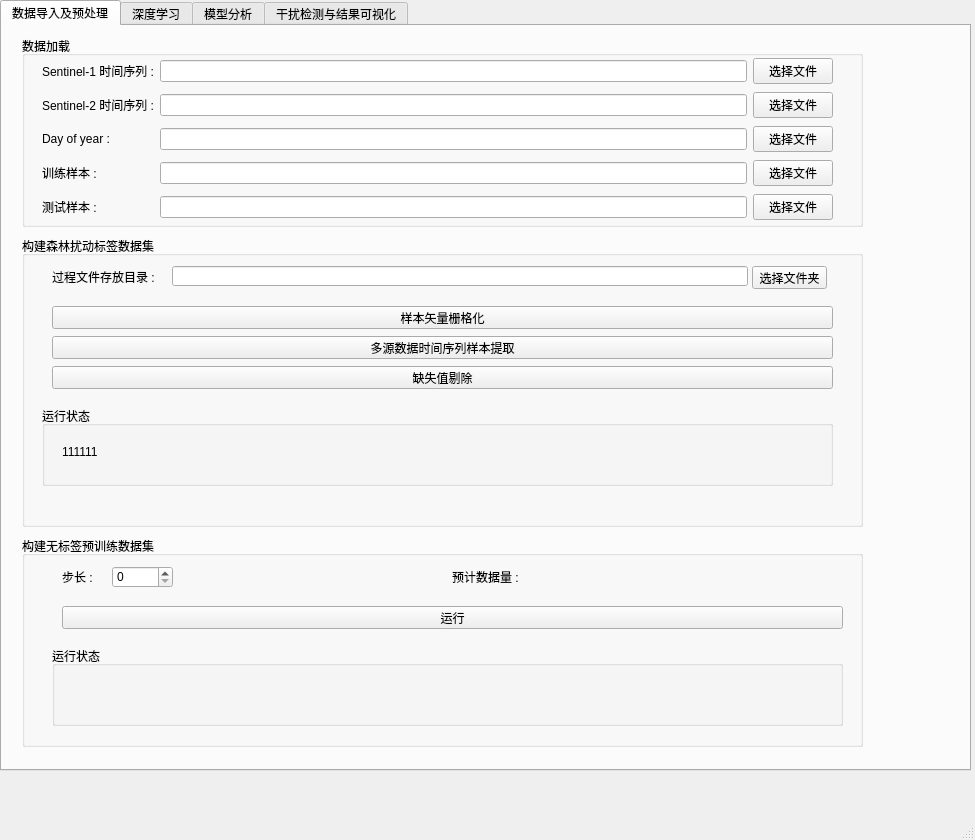
<?xml version="1.0" encoding="UTF-8"?>
<ui version="4.0">
 <class>mainWindow</class>
 <widget class="QMainWindow" name="mainWindow">
  <property name="geometry">
   <rect>
    <x>0</x>
    <y>0</y>
    <width>975</width>
    <height>840</height>
   </rect>
  </property>
  <property name="windowTitle">
   <string>基于多源时间序列遥感和深度学习的森林扰动检测系统V1.0</string>
  </property>
  <property name="unifiedTitleAndToolBarOnMac">
   <bool>false</bool>
  </property>
  <widget class="QWidget" name="centralwidget">
   <widget class="QTabWidget" name="tabWidget">
    <property name="geometry">
     <rect>
      <x>0</x>
      <y>0</y>
      <width>971</width>
      <height>771</height>
     </rect>
    </property>
    <property name="currentIndex">
     <number>0</number>
    </property>
    <widget class="QWidget" name="data_process">
     <property name="accessibleName">
      <string>遥感数据处理</string>
     </property>
     <attribute name="title">
      <string>数据导入及预处理</string>
     </attribute>
     <widget class="QGroupBox" name="groupBox">
      <property name="geometry">
       <rect>
        <x>20</x>
        <y>10</y>
        <width>841</width>
        <height>191</height>
       </rect>
      </property>
      <property name="title">
       <string>数据加载</string>
      </property>
      <widget class="QWidget" name="layoutWidget">
       <property name="geometry">
        <rect>
         <x>20</x>
         <y>20</y>
         <width>791</width>
         <height>170</height>
        </rect>
       </property>
       <layout class="QGridLayout" name="gridLayout">
        <item row="0" column="0">
         <widget class="QLabel" name="label">
          <property name="text">
           <string>Sentinel-1 时间序列 :</string>
          </property>
         </widget>
        </item>
        <item row="0" column="1">
         <widget class="QLineEdit" name="lineEdit"/>
        </item>
        <item row="0" column="2">
         <widget class="QPushButton" name="pushButton">
          <property name="text">
           <string>选择文件</string>
          </property>
         </widget>
        </item>
        <item row="1" column="0">
         <widget class="QLabel" name="label_2">
          <property name="text">
           <string>Sentinel-2 时间序列 :</string>
          </property>
         </widget>
        </item>
        <item row="1" column="1">
         <widget class="QLineEdit" name="lineEdit_2"/>
        </item>
        <item row="1" column="2">
         <widget class="QPushButton" name="pushButton_2">
          <property name="text">
           <string>选择文件</string>
          </property>
         </widget>
        </item>
        <item row="2" column="0">
         <widget class="QLabel" name="label_3">
          <property name="text">
           <string>Day of year :</string>
          </property>
         </widget>
        </item>
        <item row="2" column="1">
         <widget class="QLineEdit" name="lineEdit_3"/>
        </item>
        <item row="2" column="2">
         <widget class="QPushButton" name="pushButton_3">
          <property name="text">
           <string>选择文件</string>
          </property>
         </widget>
        </item>
        <item row="3" column="0">
         <widget class="QLabel" name="label_4">
          <property name="text">
           <string>训练样本 :</string>
          </property>
         </widget>
        </item>
        <item row="3" column="1">
         <widget class="QLineEdit" name="lineEdit_4"/>
        </item>
        <item row="3" column="2">
         <widget class="QPushButton" name="pushButton_4">
          <property name="text">
           <string>选择文件</string>
          </property>
         </widget>
        </item>
        <item row="4" column="0">
         <widget class="QLabel" name="label_9">
          <property name="text">
           <string>测试样本 : </string>
          </property>
         </widget>
        </item>
        <item row="4" column="1">
         <widget class="QLineEdit" name="lineEdit_5"/>
        </item>
        <item row="4" column="2">
         <widget class="QPushButton" name="pushButton_5">
          <property name="text">
           <string>选择文件</string>
          </property>
         </widget>
        </item>
       </layout>
      </widget>
     </widget>
     <widget class="QGroupBox" name="groupBox_2">
      <property name="geometry">
       <rect>
        <x>20</x>
        <y>210</y>
        <width>841</width>
        <height>291</height>
       </rect>
      </property>
      <property name="title">
       <string>构建森林扰动标签数据集</string>
      </property>
      <widget class="QLabel" name="label_10">
       <property name="geometry">
        <rect>
         <x>30</x>
         <y>30</y>
         <width>121</width>
         <height>21</height>
        </rect>
       </property>
       <property name="text">
        <string>过程文件存放目录 : </string>
       </property>
      </widget>
      <widget class="QLineEdit" name="lineEdit_6">
       <property name="geometry">
        <rect>
         <x>150</x>
         <y>30</y>
         <width>576</width>
         <height>20</height>
        </rect>
       </property>
      </widget>
      <widget class="QPushButton" name="pushButton_6">
       <property name="geometry">
        <rect>
         <x>730</x>
         <y>30</y>
         <width>75</width>
         <height>23</height>
        </rect>
       </property>
       <property name="text">
        <string>选择文件夹</string>
       </property>
      </widget>
      <widget class="QPushButton" name="pushButton_8">
       <property name="geometry">
        <rect>
         <x>30</x>
         <y>70</y>
         <width>781</width>
         <height>23</height>
        </rect>
       </property>
       <property name="text">
        <string>样本矢量栅格化</string>
       </property>
      </widget>
      <widget class="QGroupBox" name="groupBox_4">
       <property name="geometry">
        <rect>
         <x>20</x>
         <y>170</y>
         <width>791</width>
         <height>80</height>
        </rect>
       </property>
       <property name="title">
        <string>运行状态</string>
       </property>
       <widget class="QLabel" name="label_7">
        <property name="geometry">
         <rect>
          <x>20</x>
          <y>20</y>
          <width>751</width>
          <height>51</height>
         </rect>
        </property>
        <property name="text">
         <string>111111</string>
        </property>
       </widget>
      </widget>
      <widget class="QPushButton" name="pushButton_27">
       <property name="geometry">
        <rect>
         <x>30</x>
         <y>100</y>
         <width>781</width>
         <height>23</height>
        </rect>
       </property>
       <property name="text">
        <string>多源数据时间序列样本提取</string>
       </property>
      </widget>
      <widget class="QPushButton" name="pushButton_29">
       <property name="geometry">
        <rect>
         <x>30</x>
         <y>130</y>
         <width>781</width>
         <height>23</height>
        </rect>
       </property>
       <property name="text">
        <string>缺失值剔除</string>
       </property>
      </widget>
     </widget>
     <widget class="QGroupBox" name="groupBox_3">
      <property name="geometry">
       <rect>
        <x>20</x>
        <y>510</y>
        <width>841</width>
        <height>211</height>
       </rect>
      </property>
      <property name="title">
       <string>构建无标签预训练数据集</string>
      </property>
      <widget class="QLabel" name="label_11">
       <property name="geometry">
        <rect>
         <x>40</x>
         <y>30</y>
         <width>51</width>
         <height>21</height>
        </rect>
       </property>
       <property name="text">
        <string>步长 : </string>
       </property>
      </widget>
      <widget class="QPushButton" name="pushButton_7">
       <property name="geometry">
        <rect>
         <x>40</x>
         <y>70</y>
         <width>781</width>
         <height>23</height>
        </rect>
       </property>
       <property name="text">
        <string>运行</string>
       </property>
      </widget>
      <widget class="QSpinBox" name="spinBox">
       <property name="geometry">
        <rect>
         <x>90</x>
         <y>30</y>
         <width>61</width>
         <height>22</height>
        </rect>
       </property>
      </widget>
      <widget class="QGroupBox" name="groupBox_5">
       <property name="geometry">
        <rect>
         <x>30</x>
         <y>110</y>
         <width>791</width>
         <height>80</height>
        </rect>
       </property>
       <property name="title">
        <string>运行状态</string>
       </property>
      </widget>
      <widget class="QLabel" name="label_40">
       <property name="geometry">
        <rect>
         <x>430</x>
         <y>30</y>
         <width>91</width>
         <height>21</height>
        </rect>
       </property>
       <property name="text">
        <string>预计数据量 : </string>
       </property>
      </widget>
     </widget>
    </widget>
    <widget class="QWidget" name="model_train">
     <property name="accessibleName">
      <string>深度学习模型训练</string>
     </property>
     <attribute name="title">
      <string>深度学习</string>
     </attribute>
     <widget class="QGroupBox" name="groupBox_6">
      <property name="geometry">
       <rect>
        <x>10</x>
        <y>10</y>
        <width>451</width>
        <height>651</height>
       </rect>
      </property>
      <property name="title">
       <string>无监督预训练</string>
      </property>
      <widget class="QPushButton" name="pushButton_10">
       <property name="geometry">
        <rect>
         <x>330</x>
         <y>40</y>
         <width>81</width>
         <height>23</height>
        </rect>
       </property>
       <property name="text">
        <string>选择文件</string>
       </property>
      </widget>
      <widget class="QLineEdit" name="lineEdit_9">
       <property name="geometry">
        <rect>
         <x>130</x>
         <y>40</y>
         <width>181</width>
         <height>20</height>
        </rect>
       </property>
      </widget>
      <widget class="QLabel" name="label_14">
       <property name="geometry">
        <rect>
         <x>30</x>
         <y>40</y>
         <width>81</width>
         <height>23</height>
        </rect>
       </property>
       <property name="text">
        <string>无标签数据集 :</string>
       </property>
      </widget>
      <widget class="QLabel" name="label_16">
       <property name="geometry">
        <rect>
         <x>30</x>
         <y>80</y>
         <width>91</width>
         <height>23</height>
        </rect>
       </property>
       <property name="text">
        <string>扰动检测模型 : </string>
       </property>
      </widget>
      <widget class="QComboBox" name="comboBox">
       <property name="geometry">
        <rect>
         <x>130</x>
         <y>80</y>
         <width>281</width>
         <height>22</height>
        </rect>
       </property>
       <item>
        <property name="text">
         <string>IRMST</string>
        </property>
       </item>
       <item>
        <property name="text">
         <string>Doy as band</string>
        </property>
       </item>
       <item>
        <property name="text">
         <string>Doy as pe</string>
        </property>
       </item>
       <item>
        <property name="text">
         <string>No doy</string>
        </property>
       </item>
      </widget>
      <widget class="QGroupBox" name="groupBox_8">
       <property name="geometry">
        <rect>
         <x>30</x>
         <y>230</y>
         <width>381</width>
         <height>151</height>
        </rect>
       </property>
       <property name="title">
        <string>训练状态</string>
       </property>
       <widget class="QLabel" name="label_5">
        <property name="geometry">
         <rect>
          <x>10</x>
          <y>20</y>
          <width>351</width>
          <height>111</height>
         </rect>
        </property>
        <property name="text">
         <string>TextLabel</string>
        </property>
       </widget>
      </widget>
      <widget class="QGraphicsView" name="graphicsView">
       <property name="geometry">
        <rect>
         <x>30</x>
         <y>390</y>
         <width>381</width>
         <height>231</height>
        </rect>
       </property>
      </widget>
      <widget class="QPushButton" name="pushButton_14">
       <property name="geometry">
        <rect>
         <x>330</x>
         <y>120</y>
         <width>81</width>
         <height>23</height>
        </rect>
       </property>
       <property name="text">
        <string>选择文件</string>
       </property>
      </widget>
      <widget class="QLabel" name="label_19">
       <property name="geometry">
        <rect>
         <x>30</x>
         <y>120</y>
         <width>81</width>
         <height>23</height>
        </rect>
       </property>
       <property name="text">
        <string>权重保存路径 :</string>
       </property>
      </widget>
      <widget class="QLineEdit" name="lineEdit_12">
       <property name="geometry">
        <rect>
         <x>130</x>
         <y>120</y>
         <width>181</width>
         <height>20</height>
        </rect>
       </property>
      </widget>
      <widget class="QPushButton" name="pushButton_12">
       <property name="geometry">
        <rect>
         <x>30</x>
         <y>190</y>
         <width>381</width>
         <height>23</height>
        </rect>
       </property>
       <property name="text">
        <string>开始训练</string>
       </property>
      </widget>
     </widget>
     <widget class="QGroupBox" name="groupBox_7">
      <property name="geometry">
       <rect>
        <x>480</x>
        <y>10</y>
        <width>451</width>
        <height>651</height>
       </rect>
      </property>
      <property name="title">
       <string>监督训练</string>
      </property>
      <widget class="QPushButton" name="pushButton_11">
       <property name="geometry">
        <rect>
         <x>340</x>
         <y>40</y>
         <width>75</width>
         <height>23</height>
        </rect>
       </property>
       <property name="text">
        <string>选择文件</string>
       </property>
      </widget>
      <widget class="QLineEdit" name="lineEdit_10">
       <property name="geometry">
        <rect>
         <x>160</x>
         <y>40</y>
         <width>171</width>
         <height>20</height>
        </rect>
       </property>
      </widget>
      <widget class="QLabel" name="label_15">
       <property name="geometry">
        <rect>
         <x>30</x>
         <y>40</y>
         <width>126</width>
         <height>23</height>
        </rect>
       </property>
       <property name="text">
        <string>森林干扰类型数据集 : </string>
       </property>
      </widget>
      <widget class="QLabel" name="label_17">
       <property name="geometry">
        <rect>
         <x>30</x>
         <y>80</y>
         <width>126</width>
         <height>23</height>
        </rect>
       </property>
       <property name="text">
        <string>扰动检测模型 : </string>
       </property>
      </widget>
      <widget class="QComboBox" name="comboBox_2">
       <property name="geometry">
        <rect>
         <x>160</x>
         <y>80</y>
         <width>251</width>
         <height>22</height>
        </rect>
       </property>
       <item>
        <property name="text">
         <string>IRMST</string>
        </property>
       </item>
       <item>
        <property name="text">
         <string>Doy as band</string>
        </property>
       </item>
       <item>
        <property name="text">
         <string>Doy as pe</string>
        </property>
       </item>
       <item>
        <property name="text">
         <string>No doy</string>
        </property>
       </item>
      </widget>
      <widget class="QLabel" name="label_18">
       <property name="geometry">
        <rect>
         <x>30</x>
         <y>120</y>
         <width>126</width>
         <height>23</height>
        </rect>
       </property>
       <property name="text">
        <string>模型权重（可选） : </string>
       </property>
      </widget>
      <widget class="QLineEdit" name="lineEdit_11">
       <property name="geometry">
        <rect>
         <x>160</x>
         <y>120</y>
         <width>171</width>
         <height>20</height>
        </rect>
       </property>
      </widget>
      <widget class="QPushButton" name="pushButton_13">
       <property name="geometry">
        <rect>
         <x>340</x>
         <y>120</y>
         <width>75</width>
         <height>23</height>
        </rect>
       </property>
       <property name="text">
        <string>选择文件</string>
       </property>
      </widget>
      <widget class="QPushButton" name="pushButton_15">
       <property name="geometry">
        <rect>
         <x>340</x>
         <y>160</y>
         <width>75</width>
         <height>23</height>
        </rect>
       </property>
       <property name="text">
        <string>选择文件</string>
       </property>
      </widget>
      <widget class="QLineEdit" name="lineEdit_13">
       <property name="geometry">
        <rect>
         <x>160</x>
         <y>160</y>
         <width>171</width>
         <height>20</height>
        </rect>
       </property>
      </widget>
      <widget class="QLabel" name="label_20">
       <property name="geometry">
        <rect>
         <x>30</x>
         <y>160</y>
         <width>126</width>
         <height>23</height>
        </rect>
       </property>
       <property name="text">
        <string>权重保存路径 : </string>
       </property>
      </widget>
      <widget class="QGroupBox" name="groupBox_9">
       <property name="geometry">
        <rect>
         <x>30</x>
         <y>230</y>
         <width>381</width>
         <height>151</height>
        </rect>
       </property>
       <property name="title">
        <string>训练状态</string>
       </property>
       <widget class="QLabel" name="label_6">
        <property name="geometry">
         <rect>
          <x>10</x>
          <y>20</y>
          <width>351</width>
          <height>121</height>
         </rect>
        </property>
        <property name="text">
         <string>TextLabel</string>
        </property>
       </widget>
      </widget>
      <widget class="QPushButton" name="pushButton_16">
       <property name="geometry">
        <rect>
         <x>30</x>
         <y>190</y>
         <width>381</width>
         <height>23</height>
        </rect>
       </property>
       <property name="text">
        <string>开始训练</string>
       </property>
      </widget>
      <widget class="QGraphicsView" name="graphicsView_2">
       <property name="geometry">
        <rect>
         <x>30</x>
         <y>390</y>
         <width>381</width>
         <height>231</height>
        </rect>
       </property>
      </widget>
     </widget>
    </widget>
    <widget class="QWidget" name="feature_analysis">
     <property name="accessibleName">
      <string>时间序列特征分析</string>
     </property>
     <attribute name="title">
      <string>模型分析</string>
     </attribute>
     <widget class="QGroupBox" name="groupBox_15">
      <property name="geometry">
       <rect>
        <x>10</x>
        <y>10</y>
        <width>931</width>
        <height>201</height>
       </rect>
      </property>
      <property name="title">
       <string>数据加载</string>
      </property>
      <widget class="QLineEdit" name="lineEdit_17">
       <property name="geometry">
        <rect>
         <x>198</x>
         <y>90</y>
         <width>576</width>
         <height>20</height>
        </rect>
       </property>
      </widget>
      <widget class="QPushButton" name="pushButton_24">
       <property name="geometry">
        <rect>
         <x>780</x>
         <y>89</y>
         <width>75</width>
         <height>23</height>
        </rect>
       </property>
       <property name="text">
        <string>选择文件</string>
       </property>
      </widget>
      <widget class="QLineEdit" name="lineEdit_18">
       <property name="geometry">
        <rect>
         <x>198</x>
         <y>61</y>
         <width>576</width>
         <height>20</height>
        </rect>
       </property>
      </widget>
      <widget class="QPushButton" name="pushButton_25">
       <property name="geometry">
        <rect>
         <x>780</x>
         <y>31</y>
         <width>75</width>
         <height>23</height>
        </rect>
       </property>
       <property name="text">
        <string>选择文件</string>
       </property>
      </widget>
      <widget class="QLabel" name="label_30">
       <property name="geometry">
        <rect>
         <x>66</x>
         <y>89</y>
         <width>126</width>
         <height>23</height>
        </rect>
       </property>
       <property name="text">
        <string>Day of year :</string>
       </property>
      </widget>
      <widget class="QLineEdit" name="lineEdit_19">
       <property name="geometry">
        <rect>
         <x>198</x>
         <y>32</y>
         <width>576</width>
         <height>20</height>
        </rect>
       </property>
      </widget>
      <widget class="QLabel" name="label_31">
       <property name="geometry">
        <rect>
         <x>66</x>
         <y>60</y>
         <width>126</width>
         <height>23</height>
        </rect>
       </property>
       <property name="text">
        <string>Sentinel-2 时间序列 :</string>
       </property>
      </widget>
      <widget class="QLabel" name="label_32">
       <property name="geometry">
        <rect>
         <x>66</x>
         <y>31</y>
         <width>126</width>
         <height>23</height>
        </rect>
       </property>
       <property name="text">
        <string>Sentinel-1 时间序列 :</string>
       </property>
      </widget>
      <widget class="QPushButton" name="pushButton_26">
       <property name="geometry">
        <rect>
         <x>780</x>
         <y>60</y>
         <width>75</width>
         <height>23</height>
        </rect>
       </property>
       <property name="text">
        <string>选择文件</string>
       </property>
      </widget>
      <widget class="QGroupBox" name="groupBox_16">
       <property name="geometry">
        <rect>
         <x>60</x>
         <y>130</y>
         <width>791</width>
         <height>51</height>
        </rect>
       </property>
       <property name="title">
        <string>数据信息</string>
       </property>
       <widget class="QLabel" name="label_33">
        <property name="geometry">
         <rect>
          <x>30</x>
          <y>20</y>
          <width>91</width>
          <height>16</height>
         </rect>
        </property>
        <property name="text">
         <string>时间序列长度 : </string>
        </property>
       </widget>
       <widget class="QLabel" name="label_34">
        <property name="geometry">
         <rect>
          <x>400</x>
          <y>20</y>
          <width>81</width>
          <height>16</height>
         </rect>
        </property>
        <property name="text">
         <string>像元数量 : </string>
        </property>
       </widget>
      </widget>
     </widget>
     <widget class="QGroupBox" name="groupBox_17">
      <property name="geometry">
       <rect>
        <x>10</x>
        <y>240</y>
        <width>931</width>
        <height>111</height>
       </rect>
      </property>
      <property name="title">
       <string>模型加载</string>
      </property>
      <widget class="QPushButton" name="pushButton_28">
       <property name="geometry">
        <rect>
         <x>780</x>
         <y>70</y>
         <width>75</width>
         <height>23</height>
        </rect>
       </property>
       <property name="text">
        <string>选择文件</string>
       </property>
      </widget>
      <widget class="QLineEdit" name="lineEdit_20">
       <property name="geometry">
        <rect>
         <x>190</x>
         <y>70</y>
         <width>571</width>
         <height>20</height>
        </rect>
       </property>
      </widget>
      <widget class="QLabel" name="label_35">
       <property name="geometry">
        <rect>
         <x>60</x>
         <y>62</y>
         <width>126</width>
         <height>31</height>
        </rect>
       </property>
       <property name="text">
        <string>模型权重 : </string>
       </property>
      </widget>
      <widget class="QLabel" name="label_36">
       <property name="geometry">
        <rect>
         <x>60</x>
         <y>30</y>
         <width>126</width>
         <height>23</height>
        </rect>
       </property>
       <property name="text">
        <string>扰动检测模型 : </string>
       </property>
      </widget>
      <widget class="QComboBox" name="comboBox_4">
       <property name="geometry">
        <rect>
         <x>190</x>
         <y>30</y>
         <width>661</width>
         <height>22</height>
        </rect>
       </property>
       <item>
        <property name="text">
         <string>IRMST</string>
        </property>
       </item>
       <item>
        <property name="text">
         <string>Doy as band</string>
        </property>
       </item>
       <item>
        <property name="text">
         <string>Doy as pe</string>
        </property>
       </item>
       <item>
        <property name="text">
         <string>No doy</string>
        </property>
       </item>
      </widget>
     </widget>
     <widget class="QGroupBox" name="groupBox_18">
      <property name="geometry">
       <rect>
        <x>10</x>
        <y>370</y>
        <width>931</width>
        <height>351</height>
       </rect>
      </property>
      <property name="title">
       <string>时间序列特征分析</string>
      </property>
      <widget class="QLabel" name="label_38">
       <property name="geometry">
        <rect>
         <x>20</x>
         <y>30</y>
         <width>171</width>
         <height>61</height>
        </rect>
       </property>
       <property name="text">
        <string>Sentinel-2时间序列数据：</string>
       </property>
      </widget>
      <widget class="QLabel" name="label_39">
       <property name="geometry">
        <rect>
         <x>20</x>
         <y>220</y>
         <width>126</width>
         <height>23</height>
        </rect>
       </property>
       <property name="text">
        <string>时间序列重要性分布：</string>
       </property>
      </widget>
      <widget class="QWidget" name="widget" native="true">
       <property name="geometry">
        <rect>
         <x>170</x>
         <y>20</y>
         <width>731</width>
         <height>151</height>
        </rect>
       </property>
      </widget>
      <widget class="QPushButton" name="pushButton_34">
       <property name="geometry">
        <rect>
         <x>30</x>
         <y>100</y>
         <width>101</width>
         <height>23</height>
        </rect>
       </property>
       <property name="text">
        <string>显示</string>
       </property>
      </widget>
      <widget class="QPushButton" name="pushButton_35">
       <property name="geometry">
        <rect>
         <x>30</x>
         <y>260</y>
         <width>101</width>
         <height>23</height>
        </rect>
       </property>
       <property name="text">
        <string>计算</string>
       </property>
      </widget>
      <widget class="QWidget" name="widget_2" native="true">
       <property name="geometry">
        <rect>
         <x>170</x>
         <y>180</y>
         <width>731</width>
         <height>151</height>
        </rect>
       </property>
      </widget>
     </widget>
    </widget>
    <widget class="QWidget" name="model_predict">
     <property name="accessibleName">
      <string>森林干扰检测</string>
     </property>
     <attribute name="title">
      <string>干扰检测与结果可视化</string>
     </attribute>
     <widget class="QGroupBox" name="groupBox_10">
      <property name="geometry">
       <rect>
        <x>10</x>
        <y>10</y>
        <width>931</width>
        <height>241</height>
       </rect>
      </property>
      <property name="title">
       <string>数据加载</string>
      </property>
      <widget class="QLineEdit" name="lineEdit_7">
       <property name="geometry">
        <rect>
         <x>198</x>
         <y>90</y>
         <width>576</width>
         <height>20</height>
        </rect>
       </property>
      </widget>
      <widget class="QPushButton" name="pushButton_9">
       <property name="geometry">
        <rect>
         <x>780</x>
         <y>89</y>
         <width>75</width>
         <height>23</height>
        </rect>
       </property>
       <property name="text">
        <string>选择文件</string>
       </property>
      </widget>
      <widget class="QLineEdit" name="lineEdit_8">
       <property name="geometry">
        <rect>
         <x>198</x>
         <y>61</y>
         <width>576</width>
         <height>20</height>
        </rect>
       </property>
      </widget>
      <widget class="QPushButton" name="pushButton_17">
       <property name="geometry">
        <rect>
         <x>780</x>
         <y>31</y>
         <width>75</width>
         <height>23</height>
        </rect>
       </property>
       <property name="text">
        <string>选择文件</string>
       </property>
      </widget>
      <widget class="QLabel" name="label_12">
       <property name="geometry">
        <rect>
         <x>66</x>
         <y>89</y>
         <width>126</width>
         <height>23</height>
        </rect>
       </property>
       <property name="text">
        <string>Day of year :</string>
       </property>
      </widget>
      <widget class="QLineEdit" name="lineEdit_14">
       <property name="geometry">
        <rect>
         <x>198</x>
         <y>32</y>
         <width>576</width>
         <height>20</height>
        </rect>
       </property>
      </widget>
      <widget class="QLabel" name="label_13">
       <property name="geometry">
        <rect>
         <x>66</x>
         <y>60</y>
         <width>126</width>
         <height>23</height>
        </rect>
       </property>
       <property name="text">
        <string>Sentinel-2 时间序列 :</string>
       </property>
      </widget>
      <widget class="QLabel" name="label_21">
       <property name="geometry">
        <rect>
         <x>66</x>
         <y>31</y>
         <width>126</width>
         <height>23</height>
        </rect>
       </property>
       <property name="text">
        <string>Sentinel-1 时间序列 :</string>
       </property>
      </widget>
      <widget class="QPushButton" name="pushButton_18">
       <property name="geometry">
        <rect>
         <x>780</x>
         <y>60</y>
         <width>75</width>
         <height>23</height>
        </rect>
       </property>
       <property name="text">
        <string>选择文件</string>
       </property>
      </widget>
      <widget class="QPushButton" name="pushButton_19">
       <property name="geometry">
        <rect>
         <x>60</x>
         <y>120</y>
         <width>791</width>
         <height>23</height>
        </rect>
       </property>
       <property name="text">
        <string>读取数据</string>
       </property>
      </widget>
      <widget class="QGroupBox" name="groupBox_13">
       <property name="geometry">
        <rect>
         <x>60</x>
         <y>150</y>
         <width>791</width>
         <height>80</height>
        </rect>
       </property>
       <property name="title">
        <string>数据信息</string>
       </property>
       <widget class="QLabel" name="label_22">
        <property name="geometry">
         <rect>
          <x>30</x>
          <y>20</y>
          <width>81</width>
          <height>16</height>
         </rect>
        </property>
        <property name="text">
         <string>年份信息 : </string>
        </property>
       </widget>
       <widget class="QLabel" name="label_23">
        <property name="geometry">
         <rect>
          <x>400</x>
          <y>20</y>
          <width>81</width>
          <height>16</height>
         </rect>
        </property>
        <property name="text">
         <string>空间范围 : </string>
        </property>
       </widget>
       <widget class="QLabel" name="label_24">
        <property name="geometry">
         <rect>
          <x>30</x>
          <y>50</y>
          <width>81</width>
          <height>16</height>
         </rect>
        </property>
        <property name="text">
         <string>影像大小 : </string>
        </property>
       </widget>
       <widget class="QLabel" name="label_25">
        <property name="geometry">
         <rect>
          <x>400</x>
          <y>50</y>
          <width>61</width>
          <height>16</height>
         </rect>
        </property>
        <property name="text">
         <string>数据量 : </string>
        </property>
       </widget>
      </widget>
     </widget>
     <widget class="QGroupBox" name="groupBox_11">
      <property name="geometry">
       <rect>
        <x>10</x>
        <y>260</y>
        <width>931</width>
        <height>161</height>
       </rect>
      </property>
      <property name="title">
       <string>模型加载</string>
      </property>
      <widget class="QPushButton" name="pushButton_20">
       <property name="geometry">
        <rect>
         <x>780</x>
         <y>70</y>
         <width>75</width>
         <height>23</height>
        </rect>
       </property>
       <property name="text">
        <string>选择文件</string>
       </property>
      </widget>
      <widget class="QLineEdit" name="lineEdit_15">
       <property name="geometry">
        <rect>
         <x>190</x>
         <y>70</y>
         <width>571</width>
         <height>20</height>
        </rect>
       </property>
      </widget>
      <widget class="QLabel" name="label_26">
       <property name="geometry">
        <rect>
         <x>60</x>
         <y>62</y>
         <width>126</width>
         <height>31</height>
        </rect>
       </property>
       <property name="text">
        <string>模型权重 : </string>
       </property>
      </widget>
      <widget class="QLabel" name="label_27">
       <property name="geometry">
        <rect>
         <x>60</x>
         <y>30</y>
         <width>126</width>
         <height>23</height>
        </rect>
       </property>
       <property name="text">
        <string>扰动检测模型 : </string>
       </property>
      </widget>
      <widget class="QComboBox" name="comboBox_3">
       <property name="geometry">
        <rect>
         <x>190</x>
         <y>30</y>
         <width>661</width>
         <height>22</height>
        </rect>
       </property>
       <item>
        <property name="text">
         <string>IRMST</string>
        </property>
       </item>
       <item>
        <property name="text">
         <string>Doy as band</string>
        </property>
       </item>
       <item>
        <property name="text">
         <string>Doy as pe</string>
        </property>
       </item>
       <item>
        <property name="text">
         <string>No doy</string>
        </property>
       </item>
      </widget>
      <widget class="QPushButton" name="pushButton_21">
       <property name="geometry">
        <rect>
         <x>60</x>
         <y>100</y>
         <width>791</width>
         <height>23</height>
        </rect>
       </property>
       <property name="text">
        <string>加载模型</string>
       </property>
      </widget>
      <widget class="QLabel" name="label_28">
       <property name="geometry">
        <rect>
         <x>60</x>
         <y>130</y>
         <width>81</width>
         <height>16</height>
        </rect>
       </property>
       <property name="text">
        <string>状态 : </string>
       </property>
      </widget>
     </widget>
     <widget class="QGroupBox" name="groupBox_12">
      <property name="geometry">
       <rect>
        <x>10</x>
        <y>430</y>
        <width>931</width>
        <height>301</height>
       </rect>
      </property>
      <property name="title">
       <string>模型推断</string>
      </property>
      <widget class="QPushButton" name="pushButton_22">
       <property name="geometry">
        <rect>
         <x>60</x>
         <y>70</y>
         <width>361</width>
         <height>21</height>
        </rect>
       </property>
       <property name="text">
        <string>开始推断</string>
       </property>
      </widget>
      <widget class="QPushButton" name="pushButton_23">
       <property name="geometry">
        <rect>
         <x>350</x>
         <y>30</y>
         <width>75</width>
         <height>23</height>
        </rect>
       </property>
       <property name="text">
        <string>选择文件</string>
       </property>
      </widget>
      <widget class="QLabel" name="label_29">
       <property name="geometry">
        <rect>
         <x>60</x>
         <y>22</y>
         <width>126</width>
         <height>31</height>
        </rect>
       </property>
       <property name="text">
        <string>结果保存路径 :</string>
       </property>
      </widget>
      <widget class="QLineEdit" name="lineEdit_16">
       <property name="geometry">
        <rect>
         <x>160</x>
         <y>30</y>
         <width>181</width>
         <height>20</height>
        </rect>
       </property>
      </widget>
      <widget class="QGroupBox" name="groupBox_14">
       <property name="geometry">
        <rect>
         <x>60</x>
         <y>110</y>
         <width>361</width>
         <height>181</height>
        </rect>
       </property>
       <property name="title">
        <string>状态</string>
       </property>
      </widget>
      <widget class="QGraphicsView" name="graphicsView_3">
       <property name="geometry">
        <rect>
         <x>470</x>
         <y>20</y>
         <width>381</width>
         <height>271</height>
        </rect>
       </property>
      </widget>
     </widget>
    </widget>
   </widget>
  </widget>
  <widget class="QMenuBar" name="menubar">
   <property name="geometry">
    <rect>
     <x>0</x>
     <y>0</y>
     <width>975</width>
     <height>26</height>
    </rect>
   </property>
  </widget>
  <widget class="QStatusBar" name="statusbar"/>
 </widget>
 <resources/>
 <connections/>
</ui>
